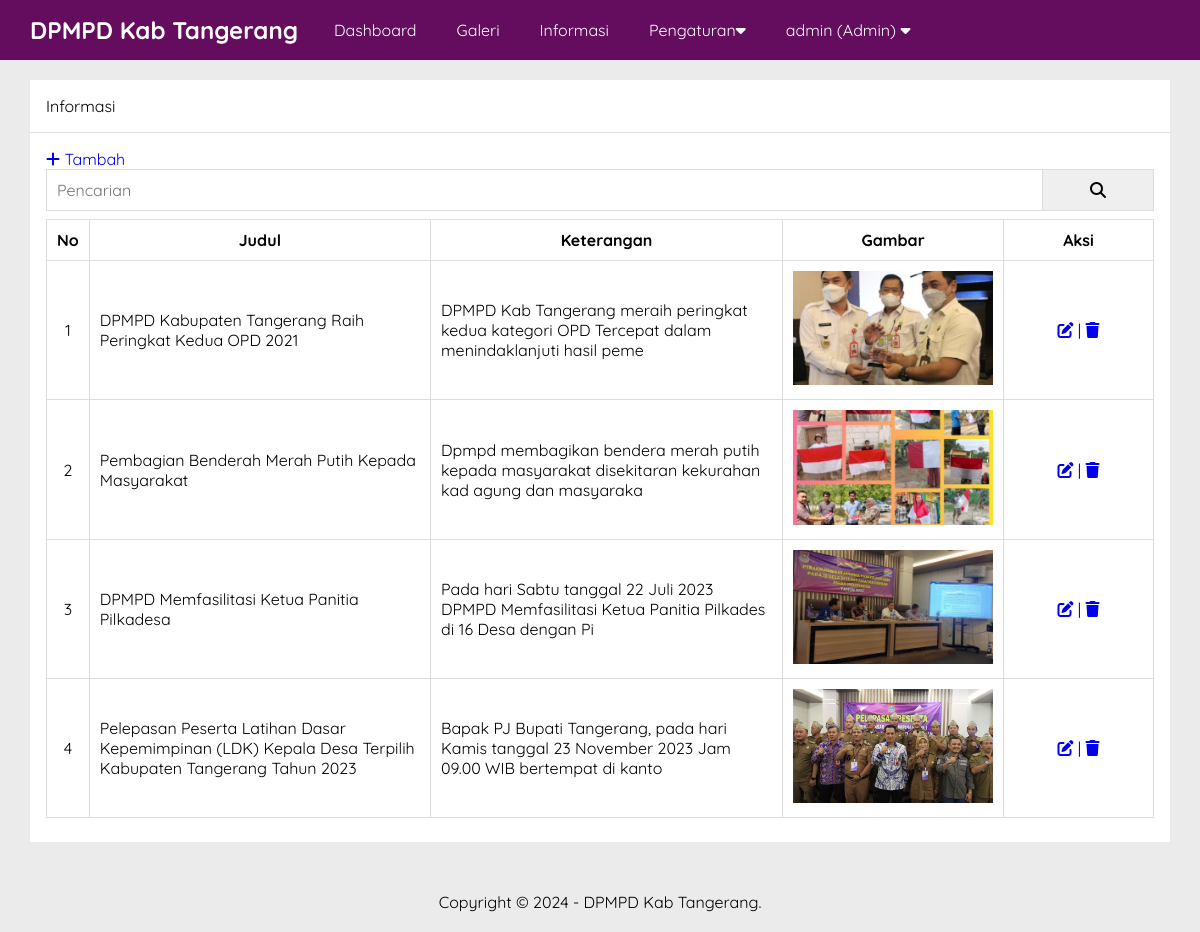
/admin/informasi.php (signed in), run on the app's committed database.
### tables this page shows
CREATE TABLE `pengaturan` (
  `id` int(11) NOT NULL,
  `nama` varchar(50) NOT NULL,
  `email` varchar(50) NOT NULL,
  `telepon` varchar(20) NOT NULL,
  `alamat` text NOT NULL,
  `logo` varchar(50) NOT NULL,
  `favicon` varchar(50) NOT NULL,
  `tentang_sekolah` text NOT NULL,
  `foto_sekolah` varchar(50) NOT NULL,
  `google_maps` text NOT NULL,
  `nama_kepsek` varchar(50) NOT NULL,
  `foto_kepsek` varchar(50) NOT NULL,
  `sambutan_kepsek` text NOT NULL,
  `created_at` timestamp NOT NULL DEFAULT current_timestamp(),
  `updated_at` datetime DEFAULT NULL
);

CREATE TABLE `informasi` (
  `id` int(11) NOT NULL,
  `judul` varchar(255) NOT NULL,
  `keterangan` text NOT NULL,
  `gambar` varchar(50) NOT NULL,
  `created_at` timestamp NOT NULL DEFAULT current_timestamp(),
  `updated_at` datetime DEFAULT NULL,
  `created_by` int(11) NOT NULL
);

### admin/informasi.php (the view, shortened to what this page needs)
<?php include 'header.php' ?>
            <div class="content">
                <div class="container">
                    <div class="box">
                        <div class="box-header">
                           Informasi
                        </div>
                        <div class="box-body">
                            <a href="tambah-informasi.php"><i class="fa fa-plus"></i> Tambah</a>
                            <form action="">
                                <div class="input-group">
                                    <input type="text" name="key" placeholder="Pencarian">
                                    <button type="submit"><i class = "fa fa-search"></i></button>
                                </div>
                            </form>
                            <table class="table">
                                <thead>
                                    <tr>
                                        <th>No</th>
                                        <th>Judul</th>
                                        <th>Keterangan</th>
                                        <th>Gambar</th>
                                        <th>Aksi</th>
                                    </tr>
                                </thead>
                                <tbody>
                                    <?php
                                    $no = 1;
                                    $where = "WHERE 1=1";
                                        $informasi = mysqli_query($conn, "SELECT * FROM informasi $where ORDER BY id DESC");
                                        if(mysqli_num_rows($informasi) > 0){
                                            while($p = mysqli_fetch_array($informasi)){
                                    ?>
                                    <tr>
                                        <td><?= $no++ ?></td>
                                        <td><?= $p['judul'] ?></td>
                                        <td><?= substr ($p['keterangan'], 0, 100) ?></td>
                                        <td><img src="../uploads/informasi/<?= $p['gambar'] ?>" width="200px"></td>
                                        <td>
                                            <a href="edit-informasi.php?id=<?= $p['id'] ?>" title="Edit Data"><i class="fa-solid fa-pen-to-square"></i></a> |
                                            <a href="hapus.php?idinformasi=<?= $p['id'] ?>" onclick="return confirm('Yakin ingin di Hapus ?')"title="Hapus Data"><i class="fa-solid fa-trash"></i></a>
                                        </td>
                                    </tr>
                                <?php }}else{ ?>
                                    <tr>
                                            <td colspan "5">Data tidak ada</td>
                                    </tr>
                                <?php } ?>
                                </tbody>
                            </table>
                        </div>
                    </div>
                </div>
            </div>
 <?php include 'footer.php' ?>

### admin/header.php (shortened to what this page needs)
<?php
include '../koneksi.php';
$identitas = mysqli_query($conn, "SELECT * FROM pengaturan ORDER BY id DESC LIMIT 1");
$d = mysqli_fetch_object($identitas);
?>
<!DOCTYPE html>
<html>
<head>
    <link rel="stylesheet" type="text/css" href="../assets/css/style.css">
    <link rel="stylesheet" href="https://cdnjs.cloudflare.com/ajax/libs/font-awesome/6.1.1/css/all.min.css" />
</head>
<body class="bg-light">
    <div class="navbar">
        <div class="container">
            <h2 class="nav-brand float-left"><a href="index.php"><?= $d->nama ?></a></h2>
            <ul class="nav-menu float-left">
                <li><a href="index.php">Dashboard</a></li>
                <?php if ($_SESSION['ulevel'] == 'Super Admin') { ?>
                    <li><a href="pengguna.php">Pengguna</a></li>
                <?php } elseif ($_SESSION['ulevel'] == 'Admin') { ?>
                    <li><a href="galeri.php">Galeri</a></li>
                    <li><a href="informasi.php">Informasi</a></li>
                    <li>
                        <a href="#">Pengaturan<i class="fa fa-caret-down"></i></a>
                    </li>
                <?php } ?>
                <li>
                    <a href="#"> <?= $_SESSION['uname'] ?> (<?= $_SESSION['ulevel'] ?>) <i class="fa fa-caret-down"></i></a>
                </li>
            </ul>
        </div class="clearfix">
    </div>

### admin/footer.php
            <div class="footer">
                <div class="container text-center">
                Copyright &copy; 2024 - <?= $d->nama ?>.
            </div>
            </div>
    </body>
</html>

### assets/css/style.css (style rules this page uses)
* { margin:0; padding:0; font-family: 'Quicksand', sans-serif; box-sizing: border-box; }
a { text-decoration: none; }
.float-left { float: left; }
.container { width: 1140px; margin:0 auto; }
.container::after { content: ""; display: block; clear: both; }
.bg-light { background-color: #ebebeb;; }
.box { background-color: #ffF; }
.box-header { padding: 16px; border-bottom: 1px solid #ddd; background-color: #fff; }
.box-body { padding: 16px; background-color: #fff; }
.text-center { text-align: center !important; }
.navbar { height: 60px; width: 100%; background-color:#640D5F; position: fixed; top: 0; z-index: 1000; }
.navbar a { color: #fff ; }
.nav-brand { display: inline-block; padding: 15px 0; margin-right: 16px; }
.nav-menu { display: flex; list-style: none; }
.nav-menu li a { padding: 20px; display: inline-block; }
.content { padding: 80px 0 30px 0; }
.footer { padding: 20px 0; }
.table { width: 100%; border-collapse: collapse; margin: 8px 0; }
.table th, .table td { border: 1px solid #ddd; padding: 10px; }
.table td:first-child { width: 40px; text-align: center; }
.table td:last-child { width: 150px; text-align: center; }
.input-group::after { content: ""; clear: both; display: block; }
.input-group input[type="text"] { width: 90%; padding: 10px; font-size : 16px; border: 1px solid #ddd; }
.input-group button { width: 10%; padding: 10px; font-size: 16px; float: right; border: 1px solid #ddd; border-left: none; }

### data on the page
pengaturan: nama "DPMPD Kab Tangerang"
informasi: judul "DPMPD Kabupaten Tangerang Raih Peringkat Kedua OPD 2021", keterangan "DPMPD Kab Tangerang meraih peringkat kedua kategori OPD Tercepat dalam menindaklanjuti hasil peme", gambar (picture)
informasi: judul "Pembagian Benderah Merah Putih Kepada Masyarakat", keterangan "Dpmpd membagikan bendera merah putih kepada masyarakat disekitaran kekurahan kad agung dan masyaraka", gambar (picture)
informasi: judul "DPMPD Memfasilitasi Ketua Panitia Pilkadesa", keterangan "Pada hari Sabtu tanggal 22 Juli 2023 DPMPD Memfasilitasi Ketua Panitia Pilkades di 16 Desa dengan Pi", gambar (picture)
informasi: judul "Pelepasan Peserta Latihan Dasar Kepemimpinan (LDK) Kepala Desa Terpilih Kabupaten Tangerang Tahun 2023", keterangan "Bapak PJ Bupati Tangerang, pada hari Kamis tanggal 23 November 2023 Jam 09.00 WIB bertempat di kanto", gambar (picture)

### other printed values
$_SESSION['uname'] "admin"
$_SESSION['ulevel'] "Admin"
